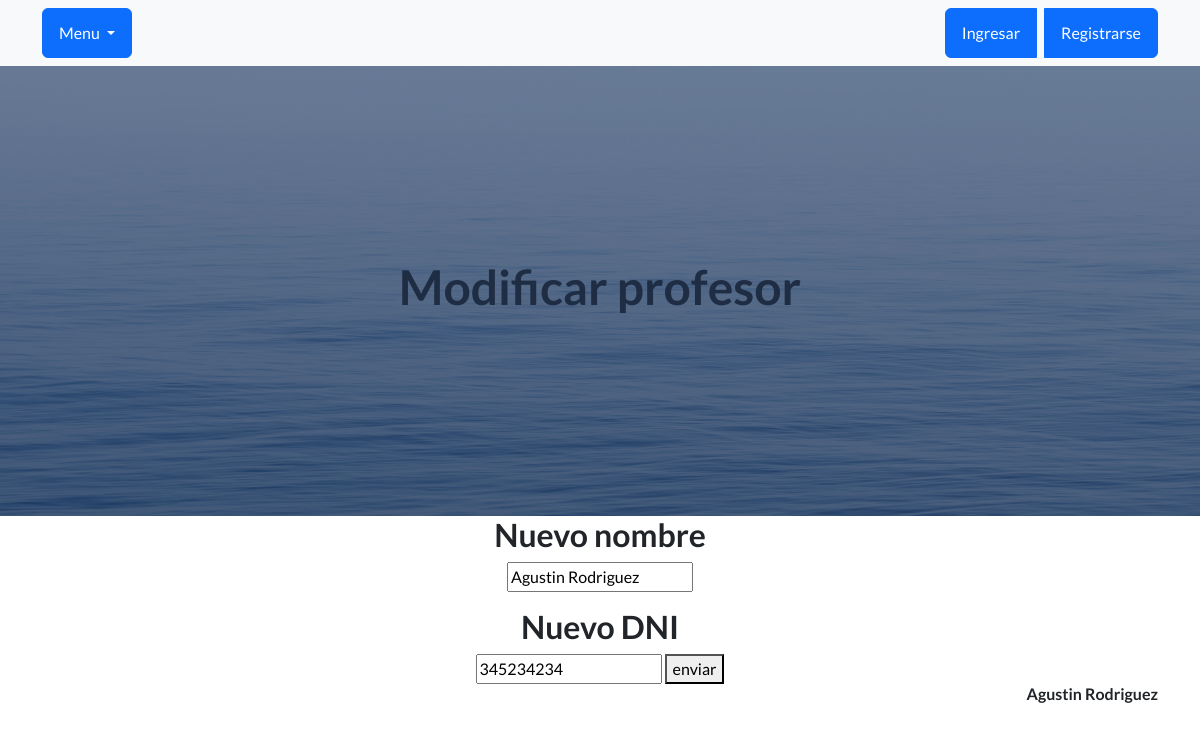
/App1/profesor_editar/2, run on an earlier commit of the app's database.
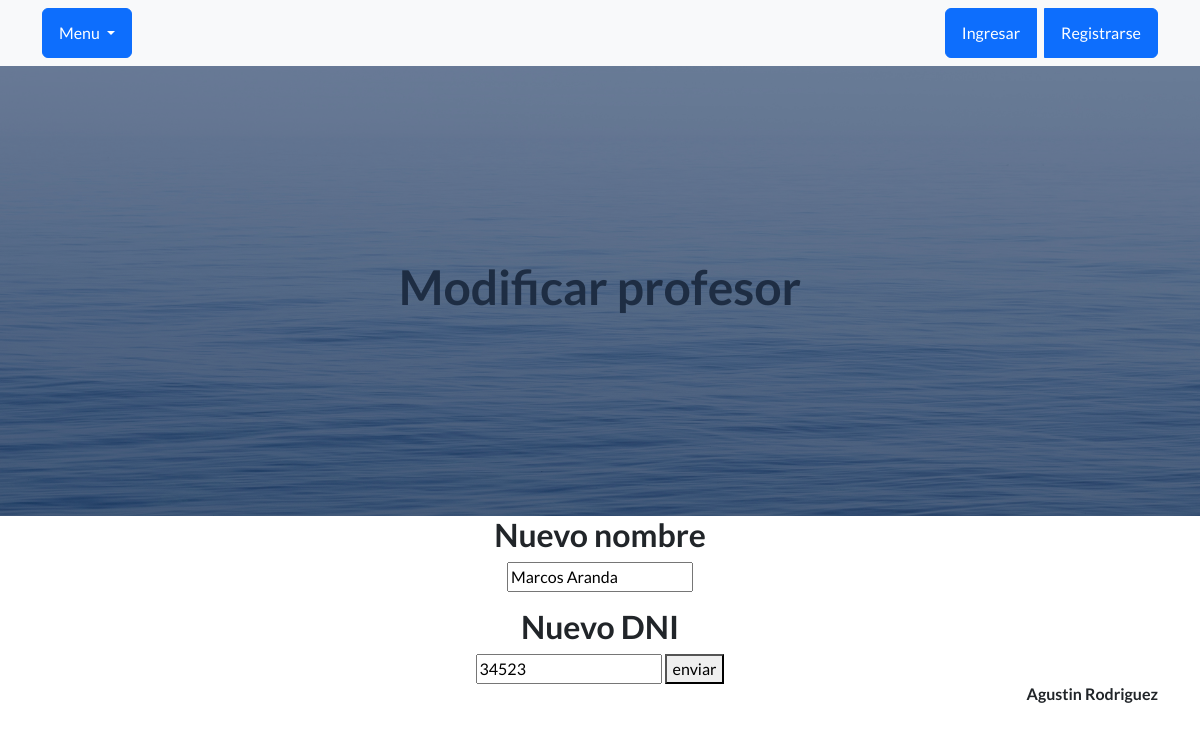
And on a later commit of the database.
### App1/models.py (models this page shows, shortened)
class Profesor(models.Model):
    nombre = models.CharField(max_length=50)
    dni = models.IntegerField()

### App1/views.py (the view)
# urls.py: path("profesor_editar/<int:id>", views.profesor_editar,name="profesor_editar"),
def profesor_editar(request, id):
    profesor = Profesor.objects.get(id=id)
    if request.method == "POST":
        mi_formulario = Profesor_formulario(request.POST)
        if mi_formulario.is_valid():
            datos = mi_formulario.cleaned_data
            profesor.nombre = datos["nombre"]
            profesor.dni = datos["dni"]
            profesor.save()
            profesor = Profesor.objects.all()
            return render (request, "profesores.html", {"profesores":profesor})
    else:
        mi_formulario = Profesor_formulario (initial={"nombre":profesor.nombre, "dni":profesor.dni})
    return render(request, "profesor_editar.html",{"mi_formulario":mi_formulario, "profesor":profesor})

### App1/forms.py
class Profesor_formulario(forms.Form):
    nombre=forms.CharField(max_length=20)
    dni=forms.IntegerField()

### App1/templates/profesor_editar.html (shortened to what this page needs)
{% extends "padre.html" %}
{% load static %}
{% block contenido %}
    <header class="masthead">
        <div class="text-center">
            <h1>Modificar profesor </h1>
        </div>
    </header>
        <main>
            <div class="container">
                <div class="text-center">
                <form action="{% url 'profesor_editar' profesor.id %} "method="POST">
                    <h2>Nuevo nombre</h2>
                    {{mi_formulario.nombre}}
                    <h2>Nuevo DNI</h2>
                    {{mi_formulario.dni}}
                    <button>enviar</button>
                </form>
            </div>
        </div>
    </main>
{% endblock  %}

What changed in the data, as far as the page shows it:
changed Profesor: nombre "Agustin Rodriguez" → "Marcos Aranda"; dni "345234234" → "34523"
